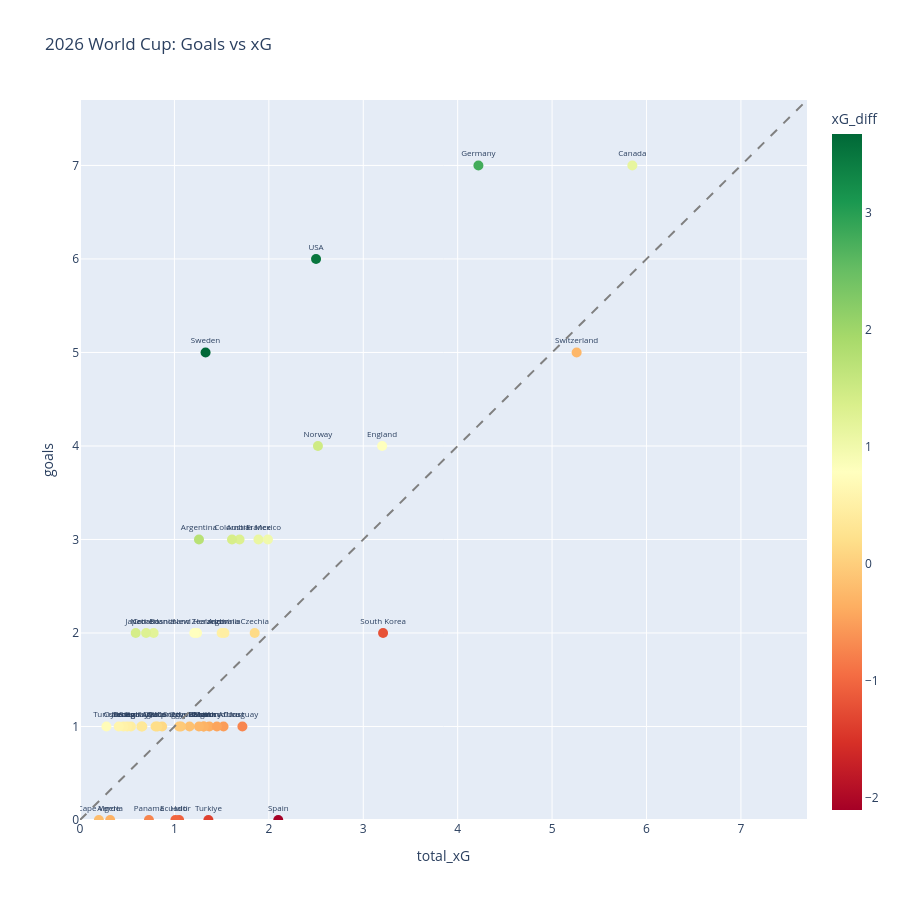

The notebook cell saved with this chart:
### Code cell
import plotly.express as px

df['xG_diff'] = df['goals'] - df['total_xG']

fig = px.scatter(
    df, x='total_xG', y='goals', text='teamName',
    color='xG_diff', color_continuous_scale='RdYlGn',
    hover_data=['matches', 'total_shots', 'big_chances'],
    title='2026 World Cup: Goals vs xG'
)

max_val = max(df['goals'].max(), df['total_xG'].max()) * 1.1
fig.add_shape(type='line', x0=0, y0=0, x1=max_val, y1=max_val,
              line=dict(dash='dash', color='gray'))

fig.update_traces(textposition='top center', textfont_size=8, marker=dict(size=10))
fig.update_layout(xaxis_range=[0, max_val], yaxis_range=[0, max_val], width=900, height=900)
fig.show()

### Figure 1 — Plotly figure (JSON) as saved in the notebook; plotly's stock layout.template omitted (floating-point values rounded to 4 significant figures; data arrays with more than 128 entries replaced by an {"elided": "..."} marker saying what was removed)
{"data": [{"customdata": {"elided": "48x3 int values"}, "hovertemplate": "total_xG=%{x}<br>goals=%{y}<br>teamName=%{text}<br>matches=%{customdata[0]}<br>total_shots=%{customdata[1]}<br>big_chances=%{customdata[2]}<br>xG_diff=%{marker.color}<extra></extra>", "legendgroup": "", "marker": {"color": [2.78, 0.8, 1.15, -0.26, 1.48, -2.1, 1.11, -0.72, 1.31, 1.39, -1.21, -0.52, 0.5, -0.37, -1.36, 3.67, -0.31, -0.31, -0.26, 1.74, 3.5, 0.76, -0.16, -0.07, -0.05, -1.05, -1.01, 1.01, 0.15, 0.13, 0.2, 1.22, 0.47, -0.73, -0.45, 1.3, 0.34, 0.35, 0.79, 1.41, 0.46, 0.5, 0.54, 0.18, 0.59, -0.32, 0.72, -0.2], "coloraxis": "coloraxis", "size": 10, "symbol": "circle"}, "mode": "markers+text", "name": "", "orientation": "v", "showlegend": false, "text": ["Germany", "England", "Canada", "Switzerland", "Norway", "Spain", "France", "Uruguay", "Austria", "Colombia", "South Korea", "Ivory Coast", "Iran", "Morocco", "Turkiye", "Sweden", "Ghana", "Belgium", "Brazil", "Argentina", "USA", "New Zealand", "Uzbekistan", "Egypt", "Scotland", "Haiti", "Ecuador", "Mexico", "Czechia", "DR Congo", "Iraq", "Netherlands", "Australia", "Panama", "South Africa", "Croatia", "Saudi Arabia", "Portugal", "Bosnia and Herzegovina", "Japan", "Paraguay", "Senegal", "Jordan", "Qatar", "Curacao", "Algeria", "Tunisia", "Cape Verde"], "textfont": {"size": 8}, "textposition": "top center", "type": "scatter", "x": [4.22, 3.2, 5.85, 5.26, 2.52, 2.1, 1.89, 1.72, 1.69, 1.61, 3.21, 1.52, 1.5, 1.37, 1.36, 1.33, 1.31, 1.31, 1.26, 1.26, 2.5, 1.24, 1.16, 1.07, 1.05, 1.05, 1.01, 1.99, 1.85, 0.87, 0.8, 0.78, 1.53, 0.73, 1.45, 0.7, 0.66, 0.65, 1.21, 0.59, 0.54, 0.5, 0.46, 0.82, 0.41, 0.32, 0.28, 0.2], "xaxis": "x", "y": [7, 4, 7, 5, 4, 0, 3, 1, 3, 3, 2, 1, 2, 1, 0, 5, 1, 1, 1, 3, 6, 2, 1, 1, 1, 0, 0, 3, 2, 1, 1, 2, 2, 0, 1, 2, 1, 1, 2, 2, 1, 1, 1, 1, 1, 0, 1, 0], "yaxis": "y"}], "layout": {"coloraxis": {"autocolorscale": false, "colorbar": {"title": {"text": "xG_diff"}}, "colorscale": [[0, "rgb(165,0,38)"], [0.1, "rgb(215,48,39)"], [0.2, "rgb(244,109,67)"], [0.3, "rgb(253,174,97)"], [0.4, "rgb(254,224,139)"], [0.5, "rgb(255,255,191)"], [0.6, "rgb(217,239,139)"], [0.7, "rgb(166,217,106)"], [0.8, "rgb(102,189,99)"], [0.9, "rgb(26,152,80)"], [1, "rgb(0,104,55)"]]}, "height": 900, "legend": {"tracegroupgap": 0}, "shapes": [{"line": {"color": "gray", "dash": "dash"}, "type": "line", "x0": 0, "x1": 7.7, "y0": 0, "y1": 7.7}], "title": {"text": "2026 World Cup: Goals vs xG"}, "width": 900, "xaxis": {"anchor": "y", "domain": [0, 1], "range": [0, 7.7], "title": {"text": "total_xG"}}, "yaxis": {"anchor": "x", "domain": [0, 1], "range": [0, 7.7], "title": {"text": "goals"}}}}
